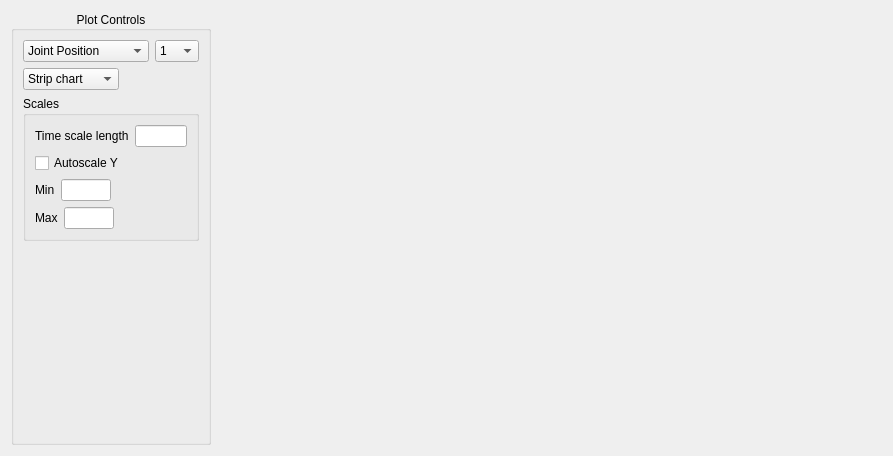
<?xml version="1.0" encoding="UTF-8"?>
<ui version="4.0">
 <class>PlotWindow</class>
 <widget class="QWidget" name="PlotWindow">
  <property name="geometry">
   <rect>
    <x>0</x>
    <y>0</y>
    <width>893</width>
    <height>456</height>
   </rect>
  </property>
  <property name="windowTitle">
   <string>Form</string>
  </property>
  <layout class="QHBoxLayout" name="horizontalLayout">
   <item>
    <widget class="QGroupBox" name="groupBox_PlotControls">
     <property name="maximumSize">
      <size>
       <width>200</width>
       <height>16777215</height>
      </size>
     </property>
     <property name="title">
      <string>Plot Controls</string>
     </property>
     <property name="alignment">
      <set>Qt::AlignCenter</set>
     </property>
     <layout class="QVBoxLayout" name="verticalLayout">
      <item>
       <layout class="QHBoxLayout" name="horizontalLayout_5">
        <item>
         <widget class="QComboBox" name="comboBox">
          <item>
           <property name="text">
            <string>Joint Position</string>
           </property>
          </item>
          <item>
           <property name="text">
            <string>Joint Velocity</string>
           </property>
          </item>
          <item>
           <property name="text">
            <string>Joint Acceleration</string>
           </property>
          </item>
         </widget>
        </item>
        <item>
         <widget class="QComboBox" name="comboBox_2">
          <item>
           <property name="text">
            <string>1</string>
           </property>
          </item>
          <item>
           <property name="text">
            <string>2</string>
           </property>
          </item>
          <item>
           <property name="text">
            <string>3</string>
           </property>
          </item>
          <item>
           <property name="text">
            <string>4</string>
           </property>
          </item>
          <item>
           <property name="text">
            <string>5</string>
           </property>
          </item>
          <item>
           <property name="text">
            <string>6</string>
           </property>
          </item>
         </widget>
        </item>
       </layout>
      </item>
      <item>
       <layout class="QHBoxLayout" name="horizontalLayout_6">
        <item>
         <widget class="QComboBox" name="comboBox_3">
          <property name="sizePolicy">
           <sizepolicy hsizetype="Fixed" vsizetype="Fixed">
            <horstretch>0</horstretch>
            <verstretch>0</verstretch>
           </sizepolicy>
          </property>
          <property name="minimumSize">
           <size>
            <width>80</width>
            <height>0</height>
           </size>
          </property>
          <item>
           <property name="text">
            <string>Strip chart</string>
           </property>
          </item>
          <item>
           <property name="text">
            <string>Scope chart</string>
           </property>
          </item>
         </widget>
        </item>
        <item>
         <spacer name="horizontalSpacer_3">
          <property name="orientation">
           <enum>Qt::Horizontal</enum>
          </property>
          <property name="sizeHint" stdset="0">
           <size>
            <width>40</width>
            <height>20</height>
           </size>
          </property>
         </spacer>
        </item>
       </layout>
      </item>
      <item>
       <widget class="QGroupBox" name="groupBox">
        <property name="sizePolicy">
         <sizepolicy hsizetype="Fixed" vsizetype="Fixed">
          <horstretch>0</horstretch>
          <verstretch>0</verstretch>
         </sizepolicy>
        </property>
        <property name="minimumSize">
         <size>
          <width>0</width>
          <height>100</height>
         </size>
        </property>
        <property name="title">
         <string>Scales</string>
        </property>
        <layout class="QVBoxLayout" name="verticalLayout_2">
         <item>
          <layout class="QHBoxLayout" name="horizontalLayout_2">
           <item>
            <widget class="QLabel" name="label_3">
             <property name="text">
              <string>Time scale length</string>
             </property>
            </widget>
           </item>
           <item>
            <widget class="QLineEdit" name="lineEdit_TimeScaleLength"/>
           </item>
          </layout>
         </item>
         <item>
          <widget class="QCheckBox" name="checkBox_AutoscaleY">
           <property name="text">
            <string>Autoscale Y</string>
           </property>
          </widget>
         </item>
         <item>
          <layout class="QHBoxLayout" name="horizontalLayout_3">
           <item>
            <widget class="QLabel" name="label">
             <property name="text">
              <string>Min</string>
             </property>
            </widget>
           </item>
           <item>
            <widget class="QLineEdit" name="lineEdit_MinY">
             <property name="sizePolicy">
              <sizepolicy hsizetype="Fixed" vsizetype="Fixed">
               <horstretch>0</horstretch>
               <verstretch>0</verstretch>
              </sizepolicy>
             </property>
             <property name="maximumSize">
              <size>
               <width>50</width>
               <height>16777215</height>
              </size>
             </property>
            </widget>
           </item>
           <item>
            <spacer name="horizontalSpacer">
             <property name="orientation">
              <enum>Qt::Horizontal</enum>
             </property>
             <property name="sizeHint" stdset="0">
              <size>
               <width>40</width>
               <height>20</height>
              </size>
             </property>
            </spacer>
           </item>
          </layout>
         </item>
         <item>
          <layout class="QHBoxLayout" name="horizontalLayout_4">
           <item>
            <widget class="QLabel" name="label_2">
             <property name="text">
              <string>Max</string>
             </property>
            </widget>
           </item>
           <item>
            <widget class="QLineEdit" name="lineEdit_MaxY">
             <property name="sizePolicy">
              <sizepolicy hsizetype="Fixed" vsizetype="Fixed">
               <horstretch>0</horstretch>
               <verstretch>0</verstretch>
              </sizepolicy>
             </property>
             <property name="maximumSize">
              <size>
               <width>50</width>
               <height>16777215</height>
              </size>
             </property>
            </widget>
           </item>
           <item>
            <spacer name="horizontalSpacer_2">
             <property name="orientation">
              <enum>Qt::Horizontal</enum>
             </property>
             <property name="sizeHint" stdset="0">
              <size>
               <width>40</width>
               <height>20</height>
              </size>
             </property>
            </spacer>
           </item>
          </layout>
         </item>
        </layout>
       </widget>
      </item>
      <item>
       <spacer name="verticalSpacer">
        <property name="orientation">
         <enum>Qt::Vertical</enum>
        </property>
        <property name="sizeHint" stdset="0">
         <size>
          <width>20</width>
          <height>40</height>
         </size>
        </property>
       </spacer>
      </item>
     </layout>
    </widget>
   </item>
   <item>
    <widget class="QCustomPlot" name="Plot" native="true"/>
   </item>
  </layout>
 </widget>
 <customwidgets>
  <customwidget>
   <class>QCustomPlot</class>
   <extends>QWidget</extends>
   <header>qcustomplot.h</header>
   <container>1</container>
  </customwidget>
 </customwidgets>
 <resources/>
 <connections/>
</ui>
